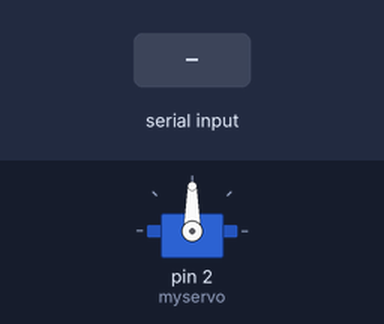
The sketch below on a simulated Arduino Uno, built with avr-gcc and run on an emulated ATmega328P. On the bench: servo. Inputs (shaded band) come from the test bench. What the sketch prints to the serial monitor is not drawn.

Above: at 1.2 s.
1.3 s: "R" received over the second serial link
At 2.4 s:
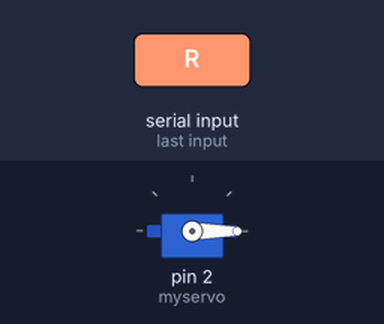
2.8 s: "L" received over the second serial link
At 3.5 s:
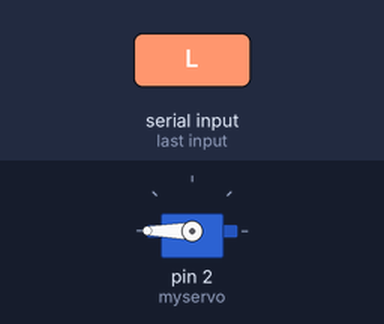
4.3 s: "1" received over the second serial link
At 4.7 s:
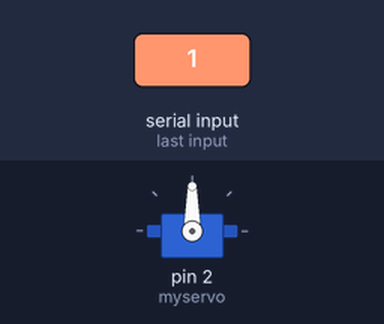
Timing chart, 0 to 7.3 s (numbered marks = the images above; inputs shaded):
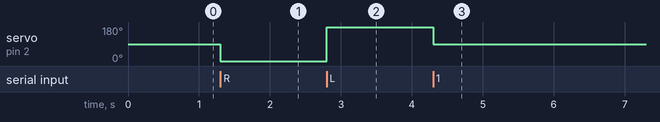

Measured:
- after the input at 1.3 s, servo on pin 2 (myservo): 90° → 0° at once
- after the input at 2.8 s, servo on pin 2 (myservo): 0° → 180° at once
- after the input at 4.3 s, servo on pin 2 (myservo): 180° → 90° at once

The sketch:

ATmode.ino
```cpp
#include <Servo.h>

#include <SoftwareSerial.h>

Servo myservo;

int pos = 0;

SoftwareSerial XBee(10, 11); // RX, TX

void setup(){
  Serial.begin(9600);
  XBee.begin(9600);
  myservo.attach(2);
  myservo.write(90);

  //pinMode(7, OUTPUT);
  }

void loop(){
  // Receiver Code
  if(XBee.available())
  {
    char XBEEOUTPUT = XBee.read();
    //Serial.print(XBEEOUTPUT);
    Serial.print((char)XBEEOUTPUT);
  //CW
    if (char(XBEEOUTPUT) == 'R')
    {
      myservo.write(0);
      //CCW
    }
    else if (char(XBEEOUTPUT) == 'L')
    {
      myservo.write(180);
    }
     //Neutral
     else
    {
     myservo.write(90);
    }
  }
}
```
